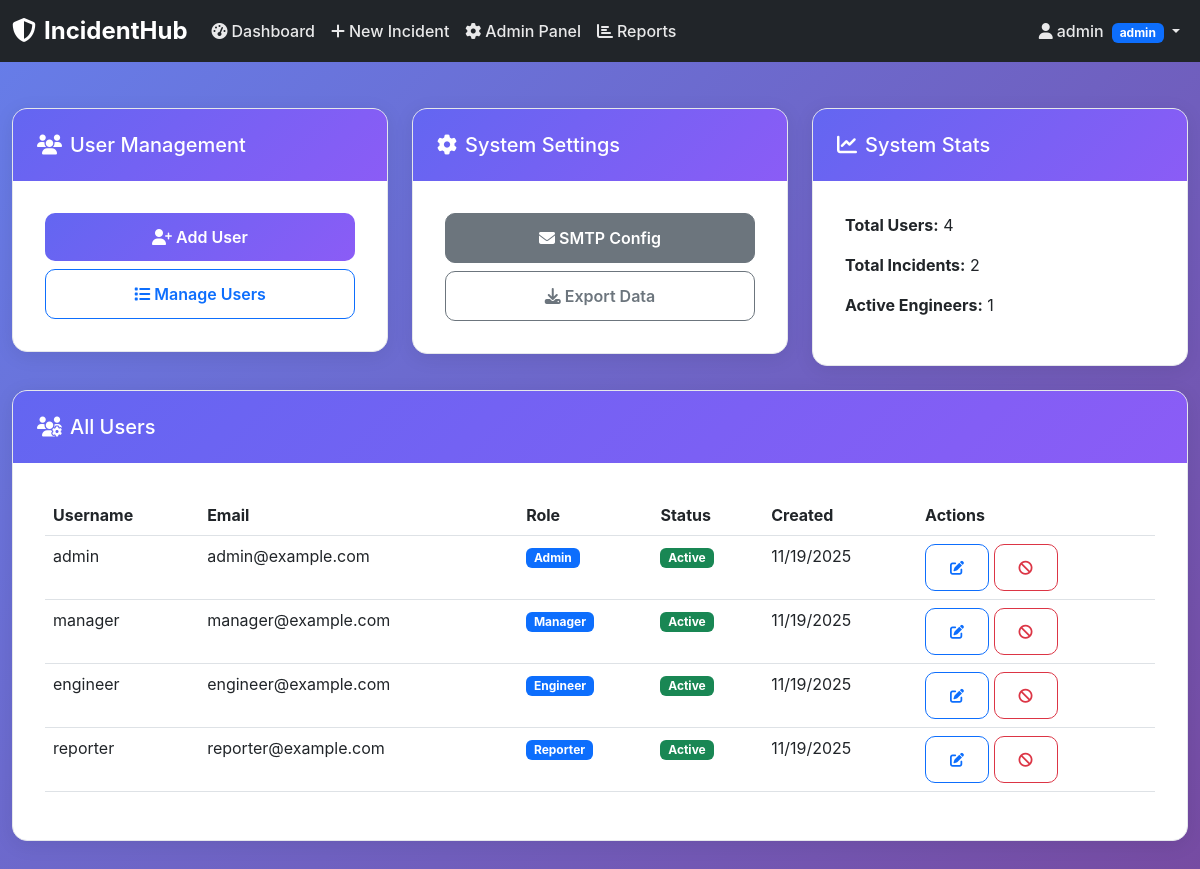
The app's page /admin_panel (signed in) with its own data.
### app.py (models this page shows, shortened)
class User(db.Model):
    id = db.Column(db.Integer, primary_key=True)
    username = db.Column(db.String(80), unique=True, nullable=False)
    email = db.Column(db.String(120), unique=True, nullable=False)
    role = db.Column(db.String(20), nullable=False, default='reporter')  # admin, manager, engineer, reporter
    password_hash = db.Column(db.String(255), nullable=False)
    created_at = db.Column(db.DateTime, default=datetime.utcnow)
    is_active = db.Column(db.Boolean, default=True)

### app.py (the view)
@app.route('/admin_panel')
@login_required
def admin_panel():
    user = User.query.get(session['user_id'])
    if user.role != 'admin':
        flash('Admin access required', 'error')
        return redirect(url_for('dashboard'))
    users = User.query.all()
    user_count = User.query.count()
    incident_count = Incident.query.filter_by(is_deleted=False).count()
    engineer_count = User.query.filter_by(role='engineer', is_active=True).count()
    return render_template('admin_panel.html',
                         users=users,
                         user_count=user_count,
                         incident_count=incident_count,
                         engineer_count=engineer_count)

### app.py (called while the page is built)
def login_required(f):
    @wraps(f)
    def decorated_function(*args, **kwargs):
        if 'user_id' not in session:
            logger.warning(f"Unauthorized access attempt to {request.endpoint}")
            return redirect(url_for('login'))
        return f(*args, **kwargs)
    return decorated_function

### templates/admin_panel.html (shortened to what this page needs)
{% extends "base.html" %}
{% block content %}
<div class="container-fluid">
    <div class="row">
        <div class="col-lg-4 mb-4">
            <div class="content-card">
                <div class="content-header">
                    <h5 class="mb-0"><i class="fas fa-users me-2"></i>User Management</h5>
                </div>
                <div class="content-body">
                    <div class="d-grid gap-2">
                        <button class="btn btn-primary" onclick="showUserModal()">
                            <i class="fas fa-user-plus me-1"></i>Add User
                        </button>
                        <button class="btn btn-outline-primary" onclick="loadUsers()">
                            <i class="fas fa-list me-1"></i>Manage Users
                        </button>
                    </div>
                </div>
            </div>
        </div>
        <div class="col-lg-4 mb-4">
            <div class="content-card">
                <div class="content-header">
                    <h5 class="mb-0"><i class="fas fa-cog me-2"></i>System Settings</h5>
                </div>
                <div class="content-body">
                    <div class="d-grid gap-2">
                        <button class="btn btn-secondary">
                            <i class="fas fa-envelope me-1"></i>SMTP Config
                        </button>
                        <button class="btn btn-outline-secondary">
                            <i class="fas fa-download me-1"></i>Export Data
                        </button>
                    </div>
                </div>
            </div>
        </div>
        <div class="col-lg-4 mb-4">
            <div class="content-card">
                <div class="content-header">
                    <h5 class="mb-0"><i class="fas fa-chart-line me-2"></i>System Stats</h5>
                </div>
                <div class="content-body">
                    <p><strong>Total Users:</strong> {{ user_count }}</p>
                    <p><strong>Total Incidents:</strong> {{ incident_count }}</p>
                    <p><strong>Active Engineers:</strong> {{ engineer_count }}</p>
                </div>
            </div>
        </div>
    </div>
    <div class="row">
        <div class="col-12">
            <div class="content-card">
                <div class="content-header">
                    <h5 class="mb-0"><i class="fas fa-users-cog me-2"></i>All Users</h5>
                </div>
                <div class="content-body">
                    <div class="table-responsive">
                        <table class="table table-hover">
                            <thead>
                                <tr>
                                    <th>Username</th>
                                    <th>Email</th>
                                    <th>Role</th>
                                    <th>Status</th>
                                    <th>Created</th>
                                    <th>Actions</th>
                                </tr>
                            </thead>
                            <tbody>
                                {% for user in users %}
                                <tr>
                                    <td>{{ user.username }}</td>
                                    <td>{{ user.email }}</td>
                                    <td><span class="badge bg-primary">{{ user.role.title() }}</span></td>
                                    <td>
                                        <span class="badge {% if user.is_active %}bg-success{% else %}bg-danger{% endif %}">
                                            {% if user.is_active %}Active{% else %}Inactive{% endif %}
                                        </span>
                                    </td>
                                    <td>{{ user.created_at.strftime('%m/%d/%Y') }}</td>
                                    <td>
                                        <button class="btn btn-sm btn-outline-primary" onclick="editUser({{ user.id }})">
                                            <i class="fas fa-edit"></i>
                                        </button>
                                        <button class="btn btn-sm btn-outline-danger" onclick="toggleUser({{ user.id }})">
                                            <i class="fas fa-{% if user.is_active %}ban{% else %}check{% endif %}"></i>
                                        </button>
                                    </td>
                                </tr>
                                {% endfor %}
                            </tbody>
                        </table>
                    </div>
                </div>
            </div>
        </div>
    </div>
</div>
{% endblock %}

### static/css/style.css (style rules this page uses)
:root { --primary-color: #6366f1; --secondary-color: #8b5cf6; --success-color: #10b981; --warning-color: #f59e0b; --danger-color: #ef4444; --dark-color: #1f2937; --light-color: #f8fafc; --border-color: #e5e7eb; }
body { font-family: 'Inter', -apple-system, BlinkMacSystemFont, sans-serif; background: linear-gradient(135deg, #667eea 0%, #764ba2 100%); min-height: 100vh; }
.btn { border-radius: 10px; padding: 0.75rem 1.5rem; font-weight: 600; transition: all 0.3s ease; }
.btn-primary { background: linear-gradient(135deg, var(--primary-color), var(--secondary-color)); border: none; }
.content-card { background: white; border-radius: 15px; box-shadow: 0 4px 20px rgba(0, 0, 0, 0.08); border: 1px solid var(--border-color); overflow: hidden; }
.content-header { background: linear-gradient(135deg, var(--primary-color), var(--secondary-color)); color: white; padding: 1.5rem; }
.content-body { padding: 2rem; }

### records on screen
User: username "admin", email "admin@example.com", role "Admin", is_active "Active", created_at "11/19/2025"
User: username "manager", email "manager@example.com", role "Manager", is_active "Active", created_at "11/19/2025"
User: username "engineer", email "engineer@example.com", role "Engineer", is_active "Active", created_at "11/19/2025"
User: username "reporter", email "reporter@example.com", role "Reporter", is_active "Active", created_at "11/19/2025"

### other values on screen
{{ session.username }} "admin"
{{ session.role }} "admin"
{{ user_count }} "4"
{{ incident_count }} "2"
{{ engineer_count }} "1"
